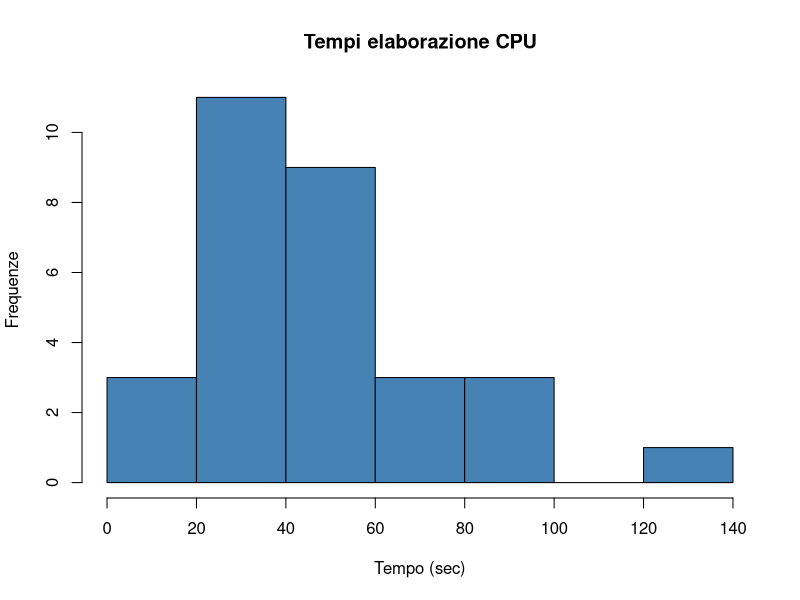
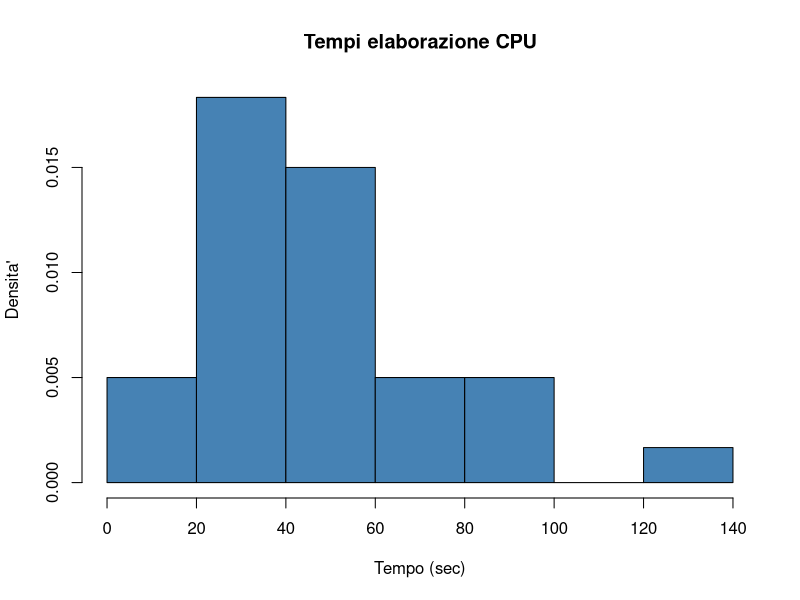
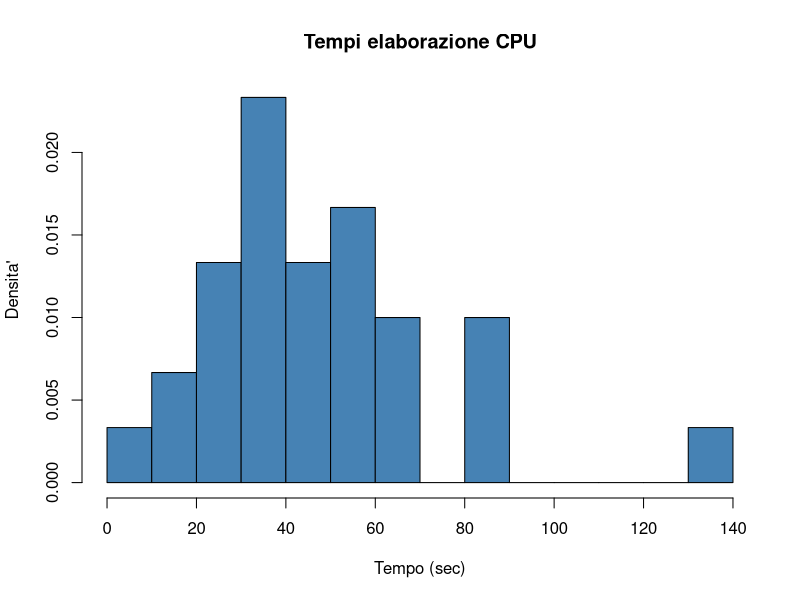
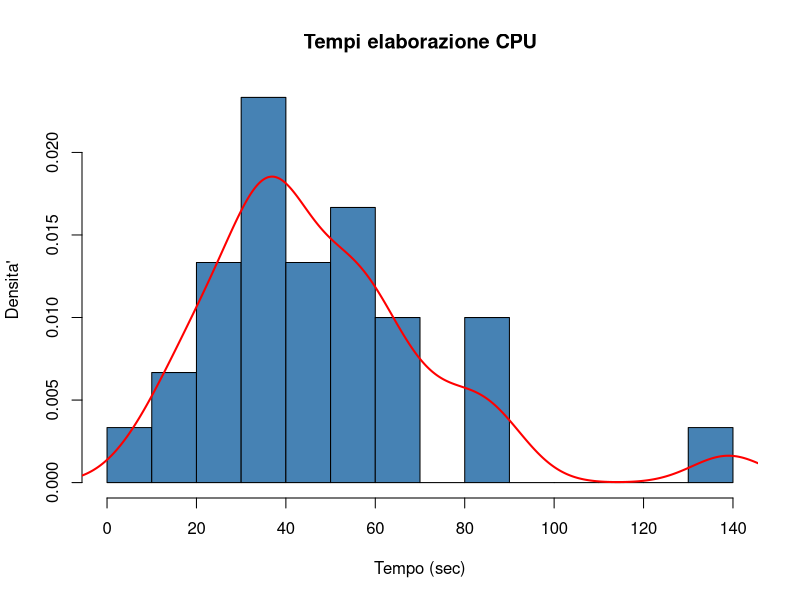
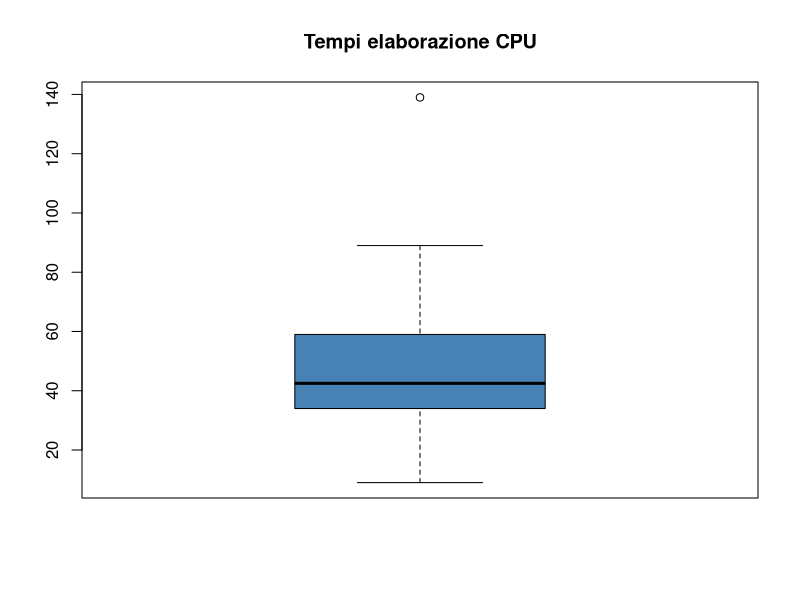
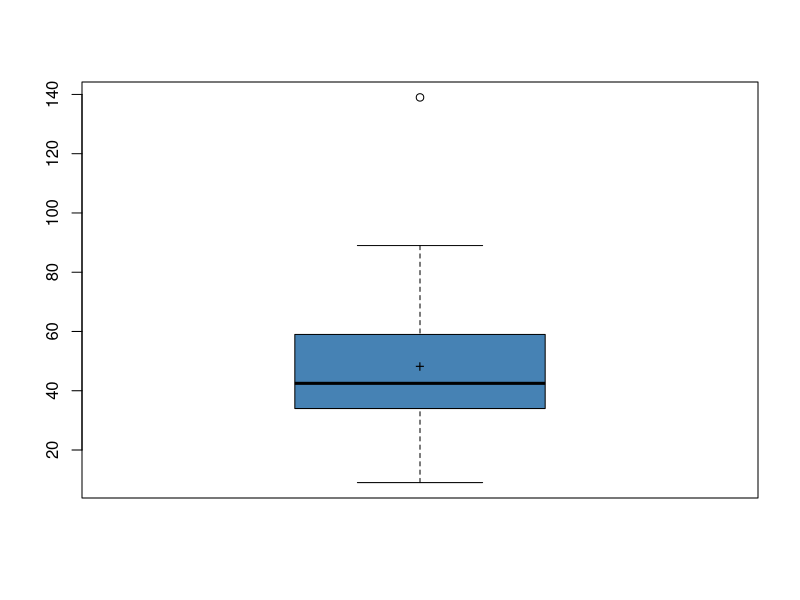
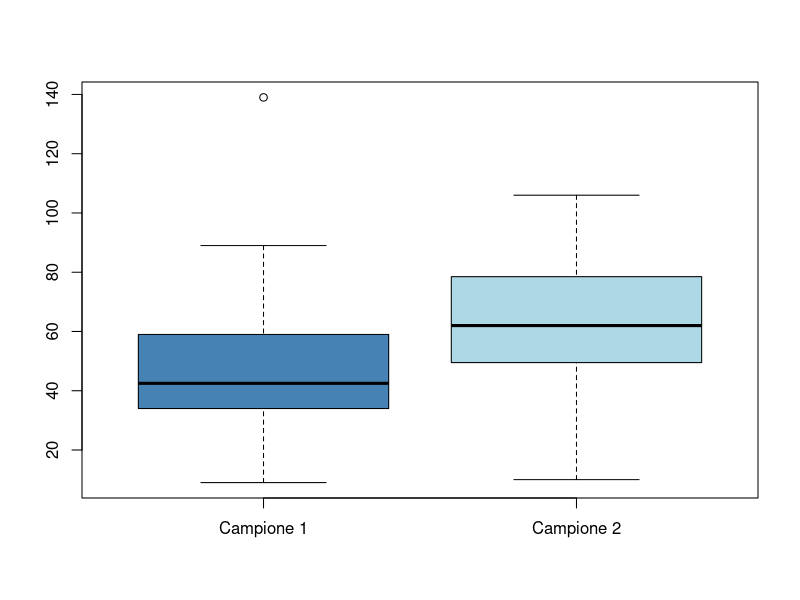
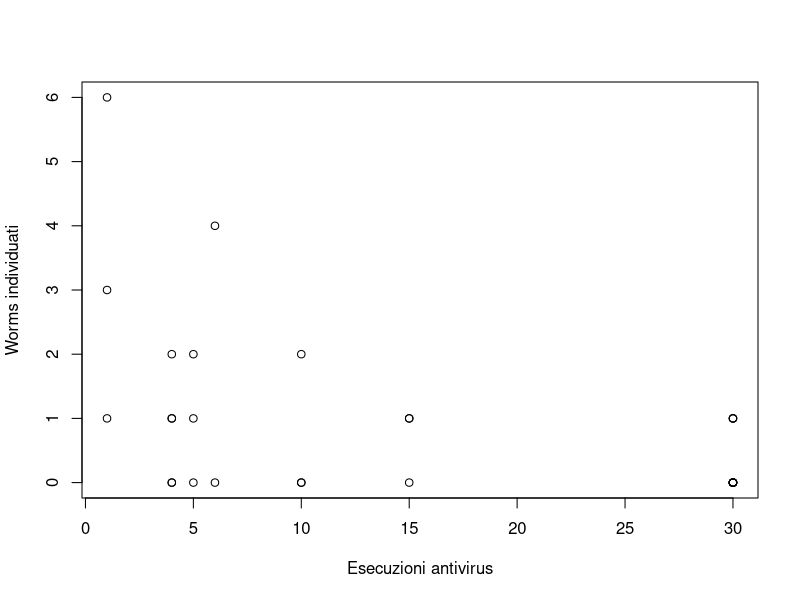

These figures' R source, in order: (Note: this script raises an error after producing the figures.)
## ---- chunk 1
knitr::opts_chunk$set(echo = TRUE, error = TRUE)
## ---- chunk 2
cpu <- scan("CPU-times.txt")
cpu
## ---- chunk 3
mean(cpu)
## ---- chunk 4
median(cpu)
## ---- chunk 5
## primo quartile
quantile(cpu, probs = 0.25, type = 2)
## secondo quartile
quantile(cpu, probs = 0.5, type = 2)
## terzo quartile
quantile(cpu, probs = 0.75, type = 2)
## ---- chunk 6
## primo quartile, calcolo di default
quantile(cpu, probs = 0.25)
## secondo quartile, calcolo di default
quantile(cpu, probs = 0.5)
## terzo quartile, calcolo di default
quantile(cpu, probs = 0.75)
## ---- chunk 7
var(cpu)
## verifica
sum((cpu - mean(cpu)) ^ 2) / (length(cpu) - 1)
## ---- chunk 8
sd(cpu)
## ---- chunk 9
Q1 <- quantile(cpu, probs = 0.25, type = 2)
Q3 <- quantile(cpu, probs = 0.75, type = 2)
Q3 - Q1
## o direttamente con la funzione IQR
IQR(cpu, type = 2)
## ---- chunk 10
isto <- hist(cpu, main = "Tempi elaborazione CPU", xlab = "Tempo (sec)", 
ylab = "Frequenze", col = "steelblue")
## ---- chunk 11
names(isto)
## ---- chunk 12
## osservazioni per intervallo
isto$counts
## intervalli (breaks)
isto$breaks
## ---- chunk 13
isto <- hist(cpu, freq = FALSE, main = "Tempi elaborazione CPU", xlab = "Tempo (sec)", ylab = "Densita'", col = "steelblue")
## ---- chunk 14
isto$density
## ---- chunk 15
freqrel <- isto$counts / sum(isto$counts)
freqrel / 20
## ---- chunk 16
isto <- hist(cpu, freq = FALSE, main = "Tempi elaborazione CPU", xlab = "Tempo (sec)", ylab = "Densita'", col = "steelblue", breaks = 12)
## ---- chunk 17
isto$breaks
length(isto$breaks)
## ---- chunk 18
hist(cpu, freq = FALSE, main = "Tempi elaborazione CPU",  xlab = "Tempo (sec)", ylab = "Densita'", col = "steelblue", breaks = 12)
lines(density(cpu), col = "red", lwd = 2) ## linea con spessore doppio (lwd = 2)
## ---- chunk 19
bp <- boxplot(cpu, main = "Tempi elaborazione CPU", col = "steelblue")
## ---- chunk 20
summary(cpu)
## ---- chunk 21
bp$stats
## ---- chunk 22
59 + 1.5 * (59 - 34)
## ---- chunk 23
max(cpu[cpu <= 96.5])
## ---- chunk 24
boxplot(cpu, col = "steelblue")
points(mean(cpu), pch = "+") ## pch significa "point character"
## ---- chunk 25
cpu2 <- scan("CPU-times-2.txt")
## ---- chunk 26
boxplot(cpu, cpu2, col = c("steelblue", "lightblue"), names = c("Campione 1", "Campione 2"))
## ---- chunk 27
antivirus <- read.csv("antivirus.csv")
antivirus
## ---- chunk 28
with(antivirus, plot(x, y, xlab = "Esecuzioni antivirus", ylab = "Worms individuati"))
## ---- chunk 29
with(antivirus, plot(jitter(x), jitter(y), xlab = "Esecuzioni antivirus", ylab = "Worms individuati"))
## ---- chunk 30
house <- read.csv("HousePrices.csv")
## ---- chunk 31
## dimensione del dataset
dim(house)
## numero di righe, numero di colonne
nrow(house)
ncol(house)
## prime righe del dataset
head(house)
## un po' di piu'...
head(house, 10)
## ultime righe
tail(house)
## nomi delle colonne
names(house)
## ---- chunk 32
house[20, 2]
## ---- chunk 33
house[20, "Price"]
## ---- chunk 34
house[20, ]
## ---- chunk 35
head(house[, 2])
## ---- chunk 36
head(house[, "Price"])
## ---- chunk 37
head(house$Price)
## ---- chunk 38
summary(house)
## ---- chunk 39
house$Brick <- factor(house$Brick)
house$Neighborhood <- factor(house$Neighborhood)
## ---- chunk 40
summary(house)
## ---- chunk 41
prova <- read.csv("HousePrices.csv", stringsAsFactors = TRUE)
summary(prova)
## ---- chunk 42
with(house, summary(Price))
## ---- chunk 43
with(house, hist(Price, col = "lightblue"))
## ---- chunk 44
with(house, boxplot(Price, col = "lightblue"))
## ---- chunk 45
## per prima cosa suddividiamo la finestra grafica in 1 riga e 2 colonne
par(mfrow = c(1, 2))
## e quindi
with(house, hist(Price, col = "lightblue"))
with(house, boxplot(Price, col = "lightblue"))
## torniamo alla finestra grafica non suddivisa
par(mfrow = c(1, 1))
## ---- chunk 46
with(house, cov(Price, SqFt))
## verifica
with(house, sum((Price - mean(Price)) * (SqFt - mean(SqFt))) / (nrow(house) - 1))
## ---- chunk 47
with(house, cor(Price, SqFt))
## ---- chunk 48
with(house, signif(cor(Price, SqFt), digits = 2))
## ---- chunk 49
plot(Price ~ SqFt, data = house, pch = 20)
## ---- chunk 50
with(house, summary(Bedrooms))
## ---- chunk 51
with(house, boxplot(Bedrooms, col = "lightblue"))
## ---- chunk 52
with(house, table(Bedrooms))
## ---- chunk 53
tab.bed <- with(house, prop.table(table(Bedrooms)))
tab.bed
## ---- chunk 54
with(house, barplot(tab.bed, col = c("white", "lightblue", "blue", "darkblue")))
## ---- chunk 55
boxplot(Price ~ Bedrooms, data = house, xlab = "Stanze da letto", ylab = "Prezzo")
## ---- chunk 56
library("RColorBrewer")
## ---- chunk 57
boxplot(Price ~ Bedrooms, data = house, col = brewer.pal(4, "Blues"), xlab = "Stanze da letto", ylab = "Prezzo")
## ---- chunk 58
with(house, cor(Price, Bedrooms))
## ---- chunk 59
with(house, summary(Neighborhood))
## ---- chunk 60
mean(house$Neighborhood)
median(house$Neighborhood)
## ---- chunk 61
with(house, plot(Neighborhood, col = brewer.pal(3, "Greens")))
## ---- chunk 62
with(house, by(Price, Neighborhood, summary))
## ---- chunk 63
## per esempio, i prezzi nel quartiere East
with(house, summary(Price[Neighborhood == "East"]))
## ---- chunk 64
boxplot(Price ~ Neighborhood, data = house, col = brewer.pal(3, "Oranges"), ylab = "Prezzo", xlab = "Quartiere")
## ---- chunk 65
monet <- read.csv("monet.csv")
## ---- chunk 66
summary(monet$price)
## ---- chunk 67
with(monet, boxplot(price, col = "steelblue", ylab = "Prezzo [milioni $]"))
## ---- chunk 68
with(monet, boxplot(log(price), col = "steelblue", 
ylab = "Prezzo [log(milioni $)]"))
## ---- chunk 69
table(monet$signed)
## frequenze relative
prop.table(table(monet$signed))
signif(prop.table(table(monet$signed)), digits = 2)
## ---- chunk 70
with(monet, by(price, signed, summary))
## ---- chunk 71
with(monet, boxplot(price ~ signed, col = c("tomato3", "steelblue"), 
xlab = "Firmato?", ylab = "Prezzo [milioni $]"))
## ---- chunk 72
with(monet, boxplot(log(price) ~ signed, col = c("tomato3", "steelblue"), 
xlab = "Firmato?", ylab = "Prezzo [log(milioni $)]"))
## ---- chunk 73
## signed e' una variabile numerica
class(monet$signed)
## trasformazione in variabile categoriale
monet$signed <- factor(monet$signed)
## livelli di signed
levels(monet$signed)
## ricodifica dei livelli
levels(monet$signed) <- c("No", "Sì")
summary(monet$signed)
## ---- chunk 74
with(monet, boxplot(log(price) ~ signed, col = c("tomato3", "steelblue"), xlab = "Firmato?", ylab = "Prezzo [log(milioni $)]"))
## ---- chunk 75
monet$height <- 0.0254 * monet$height
monet$width <- 0.0254 * monet$width
## ---- chunk 76
summary(monet$height)
summary(monet$width)
## ---- chunk 77
monet$area <- with(monet, height * width)
summary(monet$area)
## ---- chunk 78
monet$area <- with(monet, height * width)
plot(price ~ area, data = monet, col = "steelblue", xlab = "Dimensione [metri quadri]", ylab = "Prezzo [milioni $]")
## ---- chunk 79
plot(log(price) ~ area, data = monet, col = "steelblue", xlab = "Dimensione [metri quadri]", ylab = "Prezzo [log(milioni $)]")
## ---- chunk 80
## disegniamo prima i dipinti firmati
plot(log(price) ~ area, data = monet, subset = (signed == "Sì"), col = "steelblue",  xlab = "Dimensione [metri quadri]", ylab = "Prezzo [log(milioni $)]")
## e ora aggiungiamo i dipinti non firmati
points(log(price) ~ area, data = monet, subset = (signed == "No"), col = "tomato3")
## ---- chunk 81
## dividiamo la finestra grafica in due parti
par(mfrow = c(1, 2))
## dipinti firmati
plot(log(price) ~ area, data = monet, subset = (signed == "Sì"), col = "steelblue", main = "Dipinti firmati", xlab = "Dimensione [metri quadri]", ylab = "Prezzo [log(milioni $)]", ylim = range(log(price)), xlim = range(area))
## dipinti non firmati
plot(log(price) ~ area, data = monet, subset = (signed == "No"), col = "tomato3", 
main = "Dipinti non firmati", xlab = "Dimensione [metri quadri]", ylab = "Prezzo [log(milioni $)]", ylim = range(log(price)), xlim = range(area))
## ---- chunk 82
summary(monet$house)
## ---- chunk 83
monet$house <- factor(monet$house)
summary(monet$house)
## ---- chunk 84
levels(monet$house) <- c("A", "B", "C")
summary(monet$house)
## ---- chunk 85
table(monet$house)
prop.table(table(monet$house))
signif(prop.table(table(monet$house)), digits = 2)
## ---- chunk 86
with(monet, by(price, house, summary))
## ---- chunk 87
with(monet, boxplot(log(price) ~ house, col = brewer.pal(3, "Blues"), ylab = "Prezzo [log(milioni $)]", xlab = "Casa d'aste"))
